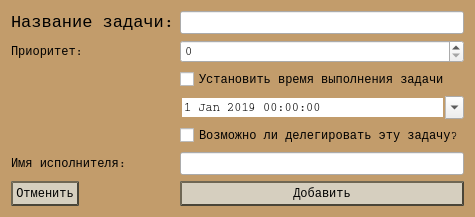
<?xml version="1.0" encoding="UTF-8"?>
<ui version="4.0">
 <class>AddDialog</class>
 <widget class="QWidget" name="AddDialog">
  <property name="geometry">
   <rect>
    <x>0</x>
    <y>0</y>
    <width>463</width>
    <height>209</height>
   </rect>
  </property>
  <property name="windowTitle">
   <string>Добавление задачи</string>
  </property>
  <property name="styleSheet">
   <string notr="true">#AddDialog, #centralwidget {
background: #c29c6b;
}

#submitButton,#cancelButton{
border-style: outset;
border-width: 2px;
border-color: #4a4538;
background:#d6cfbf;
color: black;
vertical-align: middle;
padding: 3px;
}
#submitButton:hover,#cancelButton:hover{
background: #a8a294;
}
#submitButton:pressed,#cancelButton:pressed{
background:  #4a4538;
color: white;
}
</string>
  </property>
  <layout class="QFormLayout" name="formLayout">
   <item row="0" column="0">
    <widget class="QLabel" name="label">
     <property name="font">
      <font>
       <family>Courier</family>
       <pointsize>13</pointsize>
       <weight>50</weight>
       <bold>false</bold>
      </font>
     </property>
     <property name="text">
      <string>Название задачи:</string>
     </property>
    </widget>
   </item>
   <item row="0" column="1">
    <widget class="QLineEdit" name="nameEdit">
     <property name="font">
      <font>
       <family>Courier</family>
      </font>
     </property>
    </widget>
   </item>
   <item row="1" column="0">
    <widget class="QLabel" name="label_2">
     <property name="font">
      <font>
       <family>Courier</family>
      </font>
     </property>
     <property name="text">
      <string>Приоритет:</string>
     </property>
    </widget>
   </item>
   <item row="1" column="1">
    <widget class="QSpinBox" name="priorityBox">
     <property name="font">
      <font>
       <family>Courier</family>
      </font>
     </property>
     <property name="maximum">
      <number>5</number>
     </property>
    </widget>
   </item>
   <item row="2" column="1">
    <widget class="QCheckBox" name="deadlineBox">
     <property name="font">
      <font>
       <family>Courier</family>
      </font>
     </property>
     <property name="text">
      <string>Установить время выполнения задачи</string>
     </property>
    </widget>
   </item>
   <item row="3" column="1">
    <widget class="QDateTimeEdit" name="deadlineEdit">
     <property name="font">
      <font>
       <family>Courier</family>
      </font>
     </property>
     <property name="wrapping">
      <bool>false</bool>
     </property>
     <property name="frame">
      <bool>false</bool>
     </property>
     <property name="buttonSymbols">
      <enum>QAbstractSpinBox::NoButtons</enum>
     </property>
     <property name="accelerated">
      <bool>false</bool>
     </property>
     <property name="showGroupSeparator" stdset="0">
      <bool>false</bool>
     </property>
     <property name="date">
      <date>
       <year>2019</year>
       <month>1</month>
       <day>1</day>
      </date>
     </property>
     <property name="calendarPopup">
      <bool>true</bool>
     </property>
     <property name="timeSpec">
      <enum>Qt::LocalTime</enum>
     </property>
    </widget>
   </item>
   <item row="4" column="1">
    <widget class="QCheckBox" name="delegeteBox">
     <property name="font">
      <font>
       <family>Courier</family>
      </font>
     </property>
     <property name="text">
      <string>Возможно ли делегировать эту задачу?</string>
     </property>
    </widget>
   </item>
   <item row="5" column="0">
    <widget class="QLabel" name="label_3">
     <property name="font">
      <font>
       <family>Courier</family>
      </font>
     </property>
     <property name="text">
      <string>Имя исполнителя:</string>
     </property>
    </widget>
   </item>
   <item row="5" column="1">
    <widget class="QLineEdit" name="performerEdit">
     <property name="font">
      <font>
       <family>Courier</family>
      </font>
     </property>
    </widget>
   </item>
   <item row="6" column="1">
    <widget class="QPushButton" name="submitButton">
     <property name="font">
      <font>
       <family>Courier</family>
      </font>
     </property>
     <property name="text">
      <string>Добавить</string>
     </property>
    </widget>
   </item>
   <item row="6" column="0">
    <widget class="QPushButton" name="cancelButton">
     <property name="font">
      <font>
       <family>Courier</family>
      </font>
     </property>
     <property name="text">
      <string>Отменить</string>
     </property>
    </widget>
   </item>
  </layout>
 </widget>
 <resources/>
 <connections/>
</ui>
